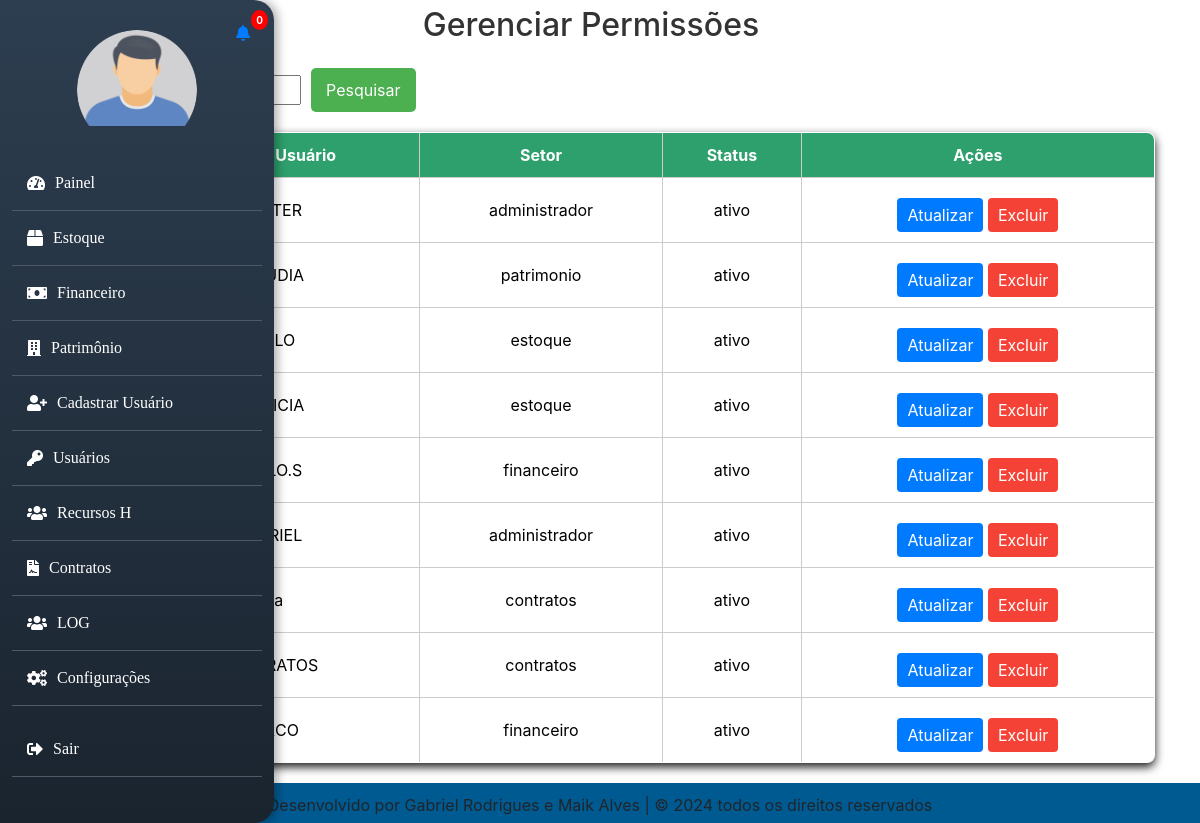
/gerenciarpermissao.php (signed in), run on the app's committed database.
### tables this page shows
CREATE TABLE `usuario` (
  `id` int(11) NOT NULL,
  `username` varchar(50) NOT NULL,
  `senha` varchar(255) NOT NULL,
  `matricula` varchar(20) NOT NULL,
  `email` varchar(100) NOT NULL,
  `setor` enum('administrador','estoque','patrimonio','financeiro','contratos') NOT NULL,
  `cargo` varchar(50) NOT NULL,
  `situacao` enum('ativo','inativo') DEFAULT 'ativo',
  `foto` varchar(255) DEFAULT 'default.png',
  `primeira_vez` tinyint(1) DEFAULT 1,
  `tempo_registro` datetime DEFAULT NULL
);

### gerenciarpermissao.php (the view, shortened to what this page needs)
<?php
include 'banco.php';
include 'header.php';
$query = "SELECT id, username, setor, situacao FROM usuario";
$usuarios = $con->query($query);
?>
<!DOCTYPE html>
<html lang="pt-br">
<head>
    <link rel="stylesheet" href="src/style/style.css">
</head>
<body>
    <h2>Gerenciar Permissões</h2>
<div class="container">
        <form class="container1" method="GET" action="gerenciarpermissao.php">
            <button class="btn1" type="submit">Pesquisar</button>
        </form>
        <table>
            <thead>
                <tr>
                    <th>ID</th>
                    <th>Nome de Usuário</th>
                    <th>Setor</th>
                    <th>Status</th>
                    <th>Ações</th>
                </tr>
            </thead>
            <tbody>
                <?php if ($usuarios && $usuarios->num_rows > 0): ?>
                    <?php while ($usuario = $usuarios->fetch_assoc()): ?>
                        <tr>
                            <td><?php echo htmlspecialchars($usuario['id']); ?></td>
                            <td><?php echo htmlspecialchars($usuario['username']); ?></td>
                            <td><?php echo htmlspecialchars($usuario['setor']); ?></td>
                            <td><?php echo htmlspecialchars($usuario['situacao']); ?></td>
                            <td>
                                <button class="btn btn-update" onclick="openModal(
                                    <?php echo $usuario['id']; ?>,
                                    '<?php echo htmlspecialchars($usuario['username']); ?>',
                                    '<?php echo htmlspecialchars($usuario['setor']); ?>',
                                    '<?php echo htmlspecialchars($usuario['situacao']); ?>'
                                )">
                                    Atualizar
                                </button>
                                <button class="btn btn-delete" onclick="openDeleteModal(<?php echo $usuario['id']; ?>)">Excluir</button>
                            </td>
                        </tr>
                    <?php endwhile; ?>
                <?php else: ?>
                    <tr>
                        <td colspan="5">Nenhum usuário encontrado.</td>
                    </tr>
                <?php endif; ?>
            </tbody>
        </table>
</div>
</body>
</html>
<?php include 'footer.php'; ?>

### header.php (shortened to what this page needs)
<?php
require_once 'bancoo.php';
try {
    $username = $_SESSION['username'];
    $setor = $_SESSION['setor'];
    $fotoBasePath = 'uploads/';
    $query = $pdo->prepare("SELECT foto FROM usuario WHERE username = :username");
    $query->bindParam(':username', $username, PDO::PARAM_STR);
    $query->execute();
    $result = $query->fetch(PDO::FETCH_ASSOC);
    $foto = (!empty($result['foto']) && file_exists($fotoBasePath . $result['foto']))
        ? $fotoBasePath . $result['foto']
        : $fotoBasePath . 'man.png';
    $menuItens = [];
    switch ($setor) {
        case 'administrador':
            $menuItens = [
                ['link' => 'painel.php', 'nome' => 'Painel', 'icon' => 'tachometer-alt'],
                ['link' => 'homeestoque.php', 'nome' => 'Estoque', 'icon' => 'box'],
                ['link' => 'homefinanceiro.php', 'nome' => 'Financeiro', 'icon' => 'money-bill'],
                ['link' => 'homepatrimonio.php', 'nome' => 'Patrimônio', 'icon' => 'building'],
                ['link' => 'cadastro_usuario.php', 'nome' => 'Cadastrar Usuário', 'icon' => 'user-plus'],
                ['link' => 'gerenciarpermissao.php', 'nome' => 'Usuários', 'icon' => 'key'],
                ['link' => 'homeRh.php', 'nome' => 'Recursos H', 'icon' => 'users'],
                ['link' => 'homecontratos.php', 'nome' => 'Contratos', 'icon' => 'file-contract'],
                ['link' => 'log.php', 'nome' => 'LOG', 'icon' => 'users'],
                ['link' => 'configuracao.php', 'nome' => 'Configurações', 'icon' => 'cogs'],
            ];
            break;
    }
} catch (PDOException $e) {
    die("Erro ao acessar as informações do usuário: " . $e->getMessage());
}
?>
<?php
    $setor = $_SESSION['setor'];
    $host = 'localhost';
    $dbname = 'gm_sicbd';
    $user = 'root';
    $password = '';
    try {
        $pdo = new PDO("mysql:host=$host;dbname=$dbname", $user, $password);
        $pdo->setAttribute(PDO::ATTR_ERRMODE, PDO::ERRMODE_EXCEPTION);
        if ($setor == 'administrador' || $setor == 'estoque') {
            $query = "SELECT id, mensagem FROM notificacoes WHERE situacao = 'nao lida' ORDER BY data_criacao DESC";
            $stmt = $pdo->query($query);
            $notifications = $stmt->fetchAll(PDO::FETCH_ASSOC);
            $unreadCount = count($notifications);
        } else {
            $unreadCount = 0;
            $notifications = [];
        }
    } catch (PDOException $e) {
        echo "Erro ao conectar ao banco de dados: " . $e->getMessage();
    }
?>
<!DOCTYPE html>
<html lang="pt-br">
<head>
    <link rel="stylesheet" href="src/style/lateral-menu.css">
    <link rel="stylesheet" href="https://stackpath.bootstrapcdn.com/bootstrap/4.5.2/css/bootstrap.min.css">
    <link rel="stylesheet" href="https://cdnjs.cloudflare.com/ajax/libs/font-awesome/5.15.3/css/all.min.css">
</head>
<body>
    <div class="wrapper">
        <nav id="sidebar" class="active">
            <li class="nav-item">
    <a class="nav-link" href="#" id="notificacaoLink" data-toggle="dropdown" aria-haspopup="true" aria-expanded="false">
        <i class="fa fa-bell"></i>
        <span class="badge badge-danger" id="notificationCount"><?= $unreadCount ?></span>
    </a>
</li>
            <div class="profile-section">
                <a href="#" data-toggle="modal" data-target="#perfilModal">
                    <img src="<?= htmlspecialchars(!empty($foto) ? $foto : '/default.png') ?>" alt="Perfil" class="rounded-circle">
                </a>
            </div>
            <ul class="list-unstyled components">
                <?php foreach ($menuItens as $item): ?>
                    <li>
                        <a href="<?= htmlspecialchars($item['link']) ?>">
                            <i class="fa fa-<?= htmlspecialchars($item['icon']) ?>"></i>
                            <span class="menu-text"><?= htmlspecialchars($item['nome']) ?></span>
                        </a>
                    </li>
                <?php endforeach; ?>
            </ul>
            <ul class="list-unstyled components">
                <li class="exit-btn">
                    <a href="sair.php" class="exit-btn-link">
                        <i class="fa fa-sign-out-alt exit-icon"></i>
                        <span>Sair</span>
                    </a>
                </li>
            </ul>
        </nav>
    </div>
<!-- <?php
include 'footer.php';
?> -->
</body>
</html>

### footer.php (shortened to what this page needs)
<!DOCTYPE html>
<html lang="en">
<head>
</head>
<body>
</body>
</html>
<footer>
    <p> Desenvolvido por Gabriel Rodrigues e Maik Alves   | &copy; 2024 todos os direitos reservados</p>
  </footer>

### src/style/lateral-menu.css (style rules this page uses)
#sidebar { background: linear-gradient(180deg, #2d3e50, #1a242f); color: white; padding: 30px 12px; position: fixed; height: 100%; top: 0; left: 0; box-shadow: 4px 0 10px rgba(0, 0, 0, 0.3); display: flex; flex-direction: column; align-items: center; z-index: 1000; border-radius: 0px 20px 20px 0px; transition: width 0.5s ease, transform 0.3s ease-in-out; }
.nav-item { position: absolute; left: 220px; top: 13px; }
#sidebar .badge { position: absolute; top: -3px; right: -2px; background-color: #ff0000; color: white; padding: 5px; border-radius: 50%; font-size: 10px; z-index: 1060; }
#sidebar .profile-section, #sidebar .menu-item { width: 100%; text-align: center; overflow: hidden; white-space: normal; text-overflow: ellipsis; }
#sidebar .profile-section { margin-bottom: 30px; }
#sidebar .profile-section img { width: 120px; height: 120px; border-radius: 50%; margin-bottom: 10px; object-fit: cover; }
#sidebar .profile-section a { text-decoration: none; }
.list-unstyled { width: 250px; padding-left: 0; list-style: none; font-family: cursive; }
#sidebar .components li { padding: 10px; border-bottom: 1px solid #4e5a6a; transition: background-color 0.3s ease, padding-left 0.3s ease; }
#sidebar .components li a { color: white; text-decoration: none; display: flex; align-items: center; padding: 5px 5px; position: relative; border-radius: 5px; transition: padding-left 0.3s ease, background-color 0.3s ease; }
#sidebar .components li a i { margin-right: 10px; transition: transform 0.3s ease, color 0.3s ease; }
#sidebar .components li a span { transition: opacity 0.3s ease-in-out; }
.nav-item::marker { content: none; }

### src/style/style.css (style rules this page uses)
* { box-sizing: border-box; }
h2 { color: #333; padding: 6px; text-align: center; margin-right: 18px; }
button { display: flex; margin-top: 10px; padding: 10px 15px; background-color: #4caf50; color: white; border: none; border-radius: 5px; cursor: pointer; }
table { width: 100%; border-collapse: collapse; margin: 20px auto; box-shadow: 0 4px 10px rgba(0.9, 0.5, 0.5, 0.9); border-radius: 8px; overflow: hidden; }
table, th, td { border: 1px solid #ddd; color: #000; }
th, td { padding: 10px; text-align: left; max-width: 200px; overflow-wrap: break-word; }
table th { background-color: #2ea06d; color: white; }

### gerenciarpermissao.php (style rules this page uses)
.container { display: table; }
.container, .container-fluid, .container-lg, .container-md, .container-sm, .container-xl { width: 100%; }
table { width: 100%; border-collapse: collapse; margin-top: 20px; }
th, td { border: 1px solid #ccc; padding: 10px; text-align: center; }
th { background-color: #f4f4f4; }
.btn { padding: 5px 10px; cursor: pointer; border: none; border-radius: 4px; }
.btn-update { background-color: #007bff; color: white; }
.btn-delete { background-color: #f44336; color: white; }
.container1 { display: flex; align-items: baseline; gap: 10px; }
.btn1 { cursor: pointer; }

### footer.php (style rules this page uses)
footer { background-color: #005a92; color: var(--cor-secundaria); text-align: center; padding: 10px; width: 100%; position: relative; bottom: 0; height: 40px; }

### data on the page
usuario: username "MASTER", setor "administrador", situacao "ativo"
usuario: username "CLAUDIA", setor "patrimonio", situacao "ativo"
usuario: id "3", username "PAULO", setor "estoque", situacao "ativo"
usuario: id "4", username "PATRICIA", setor "estoque", situacao "ativo"
usuario: id "5", username "PAULO.S", setor "financeiro", situacao "ativo"
usuario: username "GABRIEL", setor "administrador", situacao "ativo"
usuario: username "Rita", setor "contratos", situacao "ativo"
usuario: id "10", username "CONTRATOS", setor "contratos", situacao "ativo"
usuario: username "MARCO", setor "financeiro", situacao "ativo"

### other printed values
$unreadCount "0"
$item['nome'] "Painel"
$item['nome'] "Estoque"
$item['nome'] "Financeiro"
$item['nome'] "Patrimônio"
$item['nome'] "Cadastrar Usuário"
$item['nome'] "Usuários"
$item['nome'] "Recursos H"
$item['nome'] "Contratos"
$item['nome'] "LOG"
$item['nome'] "Configurações"
